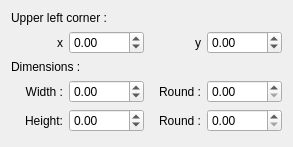
<?xml version="1.0" encoding="UTF-8"?>
<ui version="4.0">
 <class>RectangleEditor</class>
 <widget class="QWidget" name="RectangleEditor">
  <property name="geometry">
   <rect>
    <x>0</x>
    <y>0</y>
    <width>293</width>
    <height>147</height>
   </rect>
  </property>
  <layout class="QVBoxLayout" name="verticalLayout">
   <property name="sizeConstraint">
    <enum>QLayout::SetMinimumSize</enum>
   </property>
   <item>
    <layout class="QGridLayout" name="m_grid_layout">
     <item row="3" column="1">
      <widget class="QDoubleSpinBox" name="m_width_sb">
       <property name="minimum">
        <double>-5000.000000000000000</double>
       </property>
       <property name="maximum">
        <double>5000.000000000000000</double>
       </property>
      </widget>
     </item>
     <item row="4" column="0">
      <widget class="QLabel" name="label_6">
       <property name="text">
        <string>Height:</string>
       </property>
       <property name="alignment">
        <set>Qt::AlignRight|Qt::AlignTrailing|Qt::AlignVCenter</set>
       </property>
      </widget>
     </item>
     <item row="2" column="0" colspan="4">
      <widget class="QLabel" name="label_4">
       <property name="text">
        <string>Dimensions :</string>
       </property>
      </widget>
     </item>
     <item row="1" column="2">
      <widget class="QLabel" name="label_3">
       <property name="text">
        <string>y</string>
       </property>
       <property name="alignment">
        <set>Qt::AlignRight|Qt::AlignTrailing|Qt::AlignVCenter</set>
       </property>
      </widget>
     </item>
     <item row="4" column="1">
      <widget class="QDoubleSpinBox" name="m_height_sb">
       <property name="minimum">
        <double>-5000.000000000000000</double>
       </property>
       <property name="maximum">
        <double>5000.000000000000000</double>
       </property>
      </widget>
     </item>
     <item row="1" column="3">
      <widget class="QDoubleSpinBox" name="m_y_sb">
       <property name="minimum">
        <double>-5000.000000000000000</double>
       </property>
       <property name="maximum">
        <double>5000.000000000000000</double>
       </property>
      </widget>
     </item>
     <item row="3" column="3">
      <widget class="QDoubleSpinBox" name="m_rx_sb">
       <property name="maximum">
        <double>2500.000000000000000</double>
       </property>
      </widget>
     </item>
     <item row="0" column="0" colspan="4">
      <widget class="QLabel" name="label">
       <property name="text">
        <string>Upper left corner :</string>
       </property>
      </widget>
     </item>
     <item row="3" column="0">
      <widget class="QLabel" name="label_5">
       <property name="text">
        <string>Width :</string>
       </property>
       <property name="alignment">
        <set>Qt::AlignRight|Qt::AlignTrailing|Qt::AlignVCenter</set>
       </property>
      </widget>
     </item>
     <item row="3" column="2">
      <widget class="QLabel" name="label_7">
       <property name="text">
        <string>Round :</string>
       </property>
       <property name="alignment">
        <set>Qt::AlignRight|Qt::AlignTrailing|Qt::AlignVCenter</set>
       </property>
      </widget>
     </item>
     <item row="1" column="0">
      <widget class="QLabel" name="label_2">
       <property name="text">
        <string>x</string>
       </property>
       <property name="alignment">
        <set>Qt::AlignRight|Qt::AlignTrailing|Qt::AlignVCenter</set>
       </property>
      </widget>
     </item>
     <item row="1" column="1">
      <widget class="QDoubleSpinBox" name="m_x_sb">
       <property name="minimum">
        <double>-5000.000000000000000</double>
       </property>
       <property name="maximum">
        <double>5000.000000000000000</double>
       </property>
      </widget>
     </item>
     <item row="4" column="2">
      <widget class="QLabel" name="label_8">
       <property name="text">
        <string>Round :</string>
       </property>
       <property name="alignment">
        <set>Qt::AlignRight|Qt::AlignTrailing|Qt::AlignVCenter</set>
       </property>
      </widget>
     </item>
     <item row="4" column="3">
      <widget class="QDoubleSpinBox" name="m_ry_sb">
       <property name="maximum">
        <double>2500.000000000000000</double>
       </property>
      </widget>
     </item>
    </layout>
   </item>
   <item>
    <spacer name="verticalSpacer">
     <property name="orientation">
      <enum>Qt::Vertical</enum>
     </property>
     <property name="sizeHint" stdset="0">
      <size>
       <width>20</width>
       <height>40</height>
      </size>
     </property>
    </spacer>
   </item>
  </layout>
 </widget>
 <resources/>
 <connections/>
</ui>
